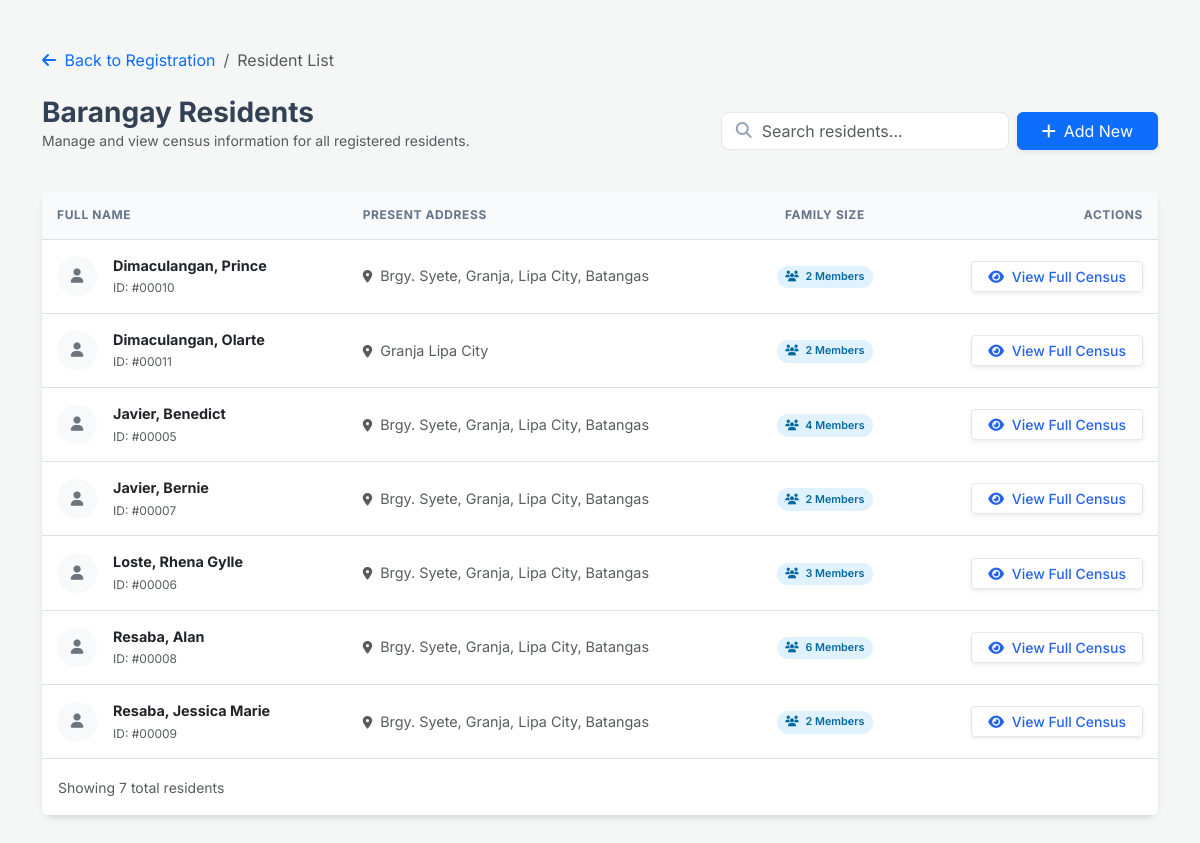
/view_residents.php, run on the app's committed database.
### tables this page shows
CREATE TABLE `residents` (
  `resident_id` int(11) NOT NULL,
  `first_name` varchar(100) DEFAULT NULL,
  `middle_name` varchar(100) DEFAULT NULL,
  `last_name` varchar(100) DEFAULT NULL,
  `ownership` enum('Home Owner','Boarder','Renter') NOT NULL,
  `present_address` text DEFAULT NULL,
  `address_type` enum('Owner','Boarder') DEFAULT NULL,
  `provincial_address` text DEFAULT NULL,
  `gender` enum('Male','Female') DEFAULT NULL,
  `civil_status` enum('Single','Married','Widowed','Separated') DEFAULT NULL,
  `birthdate` date DEFAULT NULL,
  `birthplace` varchar(255) DEFAULT NULL,
  `height` varchar(10) DEFAULT NULL,
  `weight` varchar(10) DEFAULT NULL,
  `contact_number` varchar(20) DEFAULT NULL,
  `email_address` varchar(100) DEFAULT NULL,
  `religion` varchar(100) DEFAULT NULL,
  `occupation` varchar(100) DEFAULT NULL,
  `house_number` varchar(50) DEFAULT NULL,
  `household_id` int(11) DEFAULT NULL,
  `status` enum('Registered','Not Registered') NOT NULL DEFAULT 'Not Registered',
  `created_at` timestamp NOT NULL DEFAULT current_timestamp()
);

### view_residents.php (the view, shortened to what this page needs)
<?php
include("config/db.php");
$query = "SELECT r.*, (SELECT COUNT(*) FROM resident_occupants WHERE resident_id = r.resident_id) as family_count
          FROM residents r ORDER BY last_name ASC";
$res = $conn->query($query);
?>
<!DOCTYPE html>
<html lang="en">
<head>
    <link href="https://cdn.jsdelivr.net/npm/bootstrap@5.3.0/dist/css/bootstrap.min.css" rel="stylesheet">
    <link rel="stylesheet" href="https://cdnjs.cloudflare.com/ajax/libs/font-awesome/6.4.0/css/all.min.css">
</head>
<body>
<div class="container py-5">
    <nav aria-label="breadcrumb" class="mb-4">
        <ol class="breadcrumb">
            <li class="breadcrumb-item"><a href="register.php" class="text-decoration-none"><i class="fa fa-arrow-left me-1"></i> Back to Registration</a></li>
            <li class="breadcrumb-item active">Resident List</li>
        </ol>
    </nav>
    <div class="row mb-4 align-items-center">
        <div class="col-md-6">
            <h3 class="fw-bold mb-0">Barangay Residents</h3>
            <p class="text-muted small">Manage and view census information for all registered residents.</p>
        </div>
        <div class="col-md-6">
            <div class="d-flex gap-2 justify-content-md-end">
                <div class="position-relative">
                    <i class="fa fa-search search-icon"></i>
                    <input type="text" id="tableSearch" class="form-control search-input" placeholder="Search residents...">
                </div>
                <a href="register.php" class="btn btn-primary px-4 shadow-sm">
                    <i class="fa fa-plus me-2"></i>Add New
                </a>
            </div>
        </div>
    </div>
    <div class="card main-card">
        <div class="table-responsive">
            <table class="table table-hover mb-0" id="residentTable">
                <thead>
                    <tr>
                        <th>Full Name</th>
                        <th>Present Address</th>
                        <th class="text-center">Family Size</th>
                        <th class="text-end">Actions</th>
                    </tr>
                </thead>
                <tbody>
                    <?php while($row = $res->fetch_assoc()):
                        $id = $row['resident_id'];
                        $total_family = $row['family_count'] + 1;
                    ?>
                    <tr>
                        <td>
                            <div class="d-flex align-items-center">
                                <div class="rounded-circle bg-light d-flex align-items-center justify-content-center me-3" style="width: 40px; height: 40px;">
                                    <i class="fa fa-user text-secondary"></i>
                                </div>
                                <div>
                                    <span class="fw-bold d-block"><?= $row['last_name'] . ", " . $row['first_name'] ?></span>
                                    <span class="text-muted x-small" style="font-size: 0.75rem;">ID: #<?= str_pad($id, 5, '0', STR_PAD_LEFT) ?></span>
                                </div>
                            </div>
                        </td>
                        <td class="text-muted">
                            <i class="fa fa-map-marker-alt me-1 small"></i> <?= $row['present_address'] ?>
                        </td>
                        <td class="text-center">
                            <span class="badge rounded-pill badge-family">
                                <i class="fa fa-users me-1"></i> <?= $total_family ?> Members
                            </span>
                        </td>
                        <td class="text-end">
                            <a href="view_details.php?id=<?= $id ?>" class="btn btn-sm btn-view px-3 shadow-sm">
                                <i class="fa fa-eye me-1"></i> View Full Census
                            </a>
                        </td>
                    </tr>
                    <?php endwhile; ?>
                </tbody>
            </table>
        </div>
        <div class="card-footer bg-white border-0 py-3">
            <small class="text-muted">Showing <?= $res->num_rows ?> total residents</small>
        </div>
    </div>
</div>
</body>
</html>

### view_residents.php (style rules this page uses)
body { font-family: 'Inter', sans-serif; background-color: #f4f7f6; color: #334155; }
.main-card { border: none; border-radius: 12px; box-shadow: 0 4px 6px -1px rgba(0, 0, 0, 0.1), 0 2px 4px -1px rgba(0, 0, 0, 0.06); }
.table thead th { background-color: #f8fafc; text-transform: uppercase; font-size: 0.75rem; letter-spacing: 0.05em; font-weight: 700; color: #64748b; border-top: none; padding: 15px; }
.table tbody td { vertical-align: middle; padding: 15px; font-size: 0.9rem; }
.btn-view { background-color: #ffffff; border: 1px solid #e2e8f0; color: #2563eb; font-weight: 500; transition: all 0.2s; }
.badge-family { background-color: #e0f2fe; color: #0369a1; font-weight: 600; padding: 0.5em 0.8em; }
.search-input { border-radius: 8px; border: 1px solid #e2e8f0; padding-left: 40px; }
.search-icon { position: absolute; left: 15px; top: 10px; color: #94a3b8; }

### data on the page
residents: last_name "Dimaculangan", first_name "Prince", resident_id "00010", present_address "Brgy. Syete, Granja, Lipa City, Batangas", total_family "2"
residents: last_name "Dimaculangan", first_name "Olarte", resident_id "00011", present_address "Granja Lipa City", total_family "2"
residents: last_name "Javier", first_name "Benedict", resident_id "00005", present_address "Brgy. Syete, Granja, Lipa City, Batangas", total_family "4"
residents: last_name "Javier", first_name "Bernie", resident_id "00007", present_address "Brgy. Syete, Granja, Lipa City, Batangas", total_family "2", resident_id "7"
residents: last_name "Loste", first_name "Rhena Gylle", resident_id "00006", present_address "Brgy. Syete, Granja, Lipa City, Batangas", total_family "3"
residents: last_name "Resaba", first_name "Alan", resident_id "00008", present_address "Brgy. Syete, Granja, Lipa City, Batangas", total_family "6"
residents: last_name "Resaba", first_name "Jessica Marie", resident_id "00009", present_address "Brgy. Syete, Granja, Lipa City, Batangas", total_family "2"
